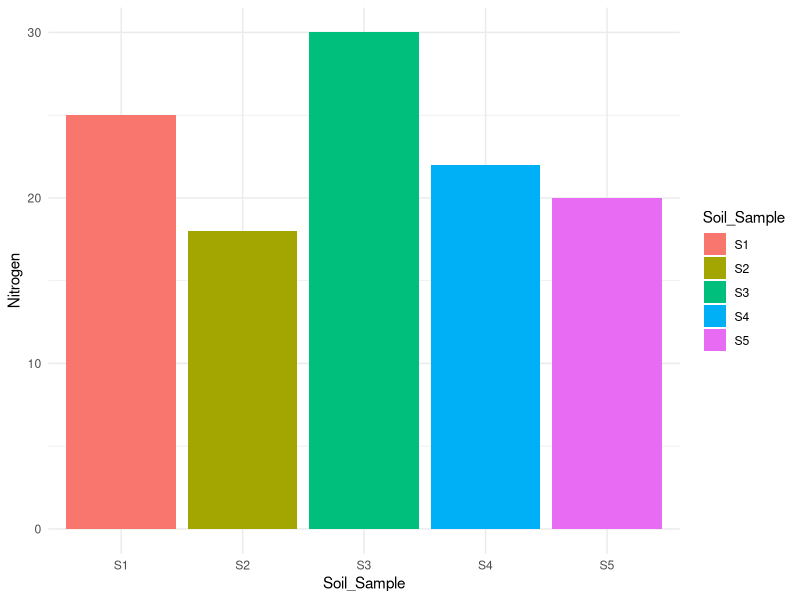

This chart was generated by the following R code:
## ---- chunk 1
knitr::opts_chunk$set(echo = TRUE)
## ---- chunk 2
data = read.csv("soil_data.csv")
summary(data)
## ---- chunk 3
#this is just showing the dataset in simple table form
data
## ---- chunk 4
#this is making the table more customize
library(knitr)
kable(data, caption = "just practicing")
## ---- chunk 5
library(ggplot2)
ggplot(data, aes(Soil_Sample,Nitrogen, fill= Soil_Sample))+
  geom_bar(stat = "identity")+
  theme_minimal()
